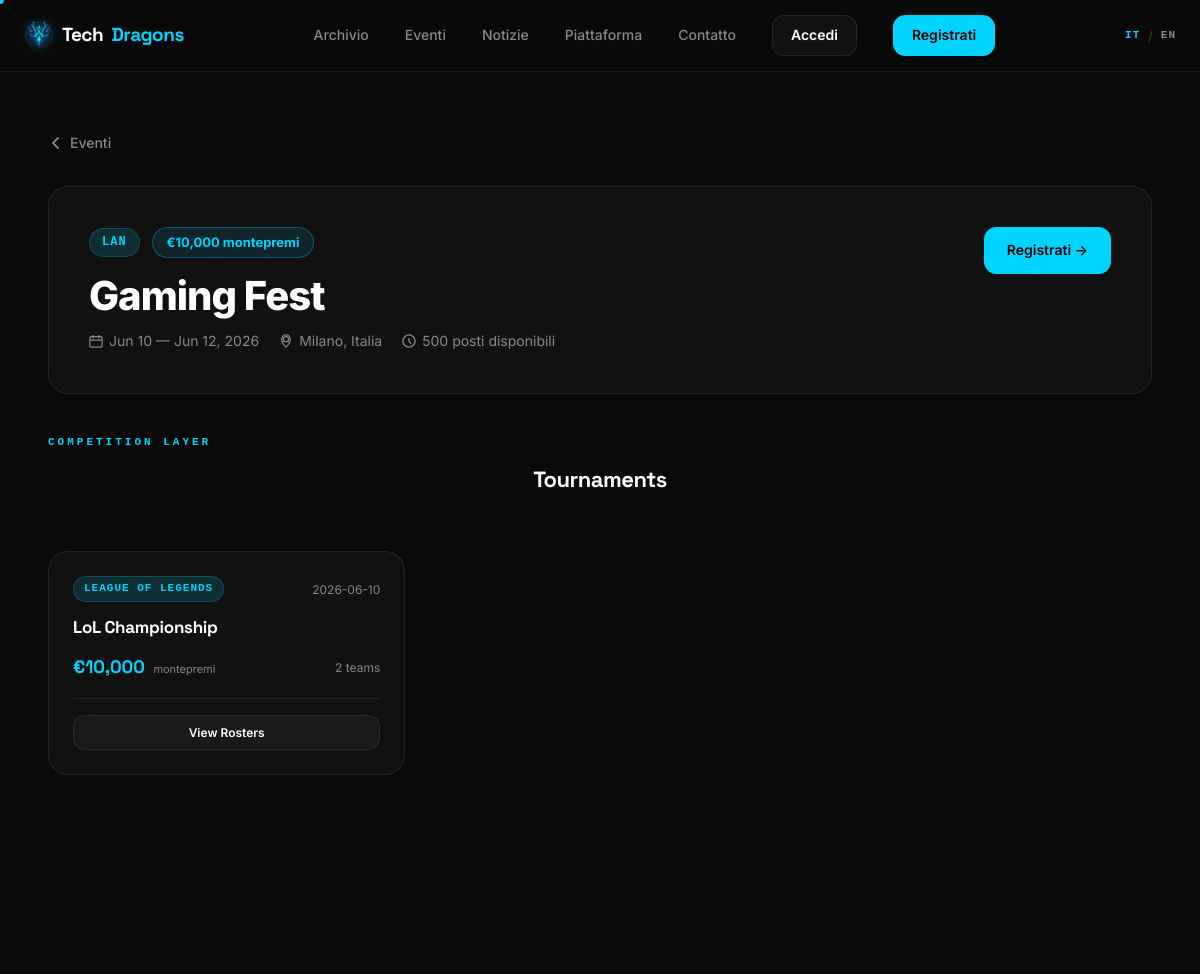
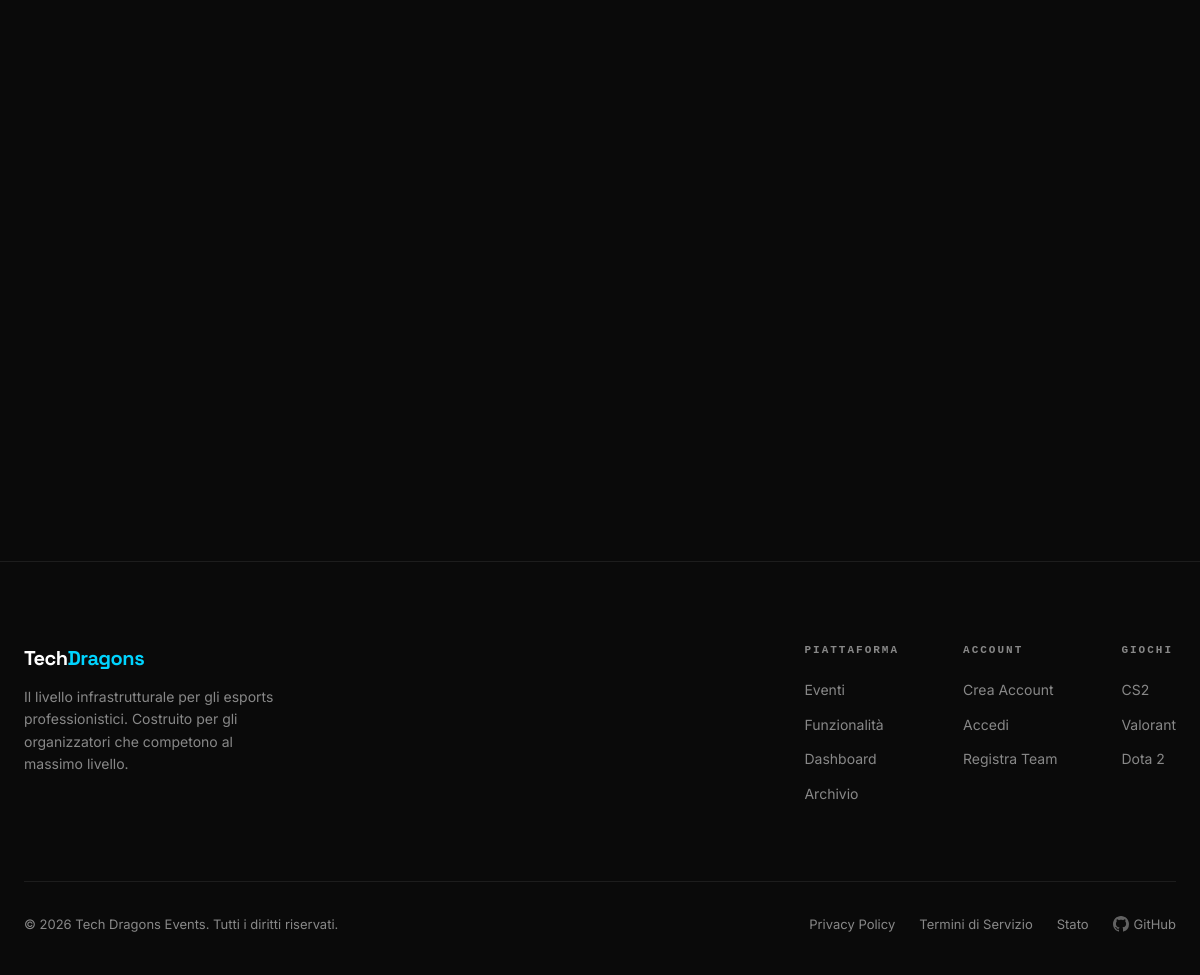
The app's page /event.php?id=1 with its own data (2 pictures, top to bottom).
### tables this page shows
CREATE TABLE evento (
    idEvento INT AUTO_INCREMENT PRIMARY KEY,
    nome VARCHAR(150) NOT NULL,                 
    nPosti INT NOT NULL,                        
    citta VARCHAR(100),                         
    paese VARCHAR(100),                         
    dataInizio DATE NOT NULL,                   
    dataFine DATE NOT NULL                      
);

CREATE TABLE tornei (
    idTorneo INT AUTO_INCREMENT PRIMARY KEY,
    nomeTorneo varchar(100),
    montePremi DECIMAL(10,2),                   
    giornoSvolgimento DATE NOT NULL,
    idEvento INT NOT NULL,                      
    idGioco INT NOT NULL,                       
    FOREIGN KEY (idGioco) REFERENCES giochi(idGioco),     
    FOREIGN KEY (idEvento) REFERENCES evento(idEvento)    
);

CREATE TABLE giochi (
    idGioco INT AUTO_INCREMENT PRIMARY KEY,
    nomeGioco VARCHAR(100) NOT NULL,            
    copyright VARCHAR(200)                      
);

### src/helpers.php (called while the page is built, shortened)
<?php
function loadTranslations(): array
{
    $lang = $_COOKIE['lang'] ?? 'it';
    $supported = ['it', 'en'];
    $file = __DIR__ . "/../lang/{$lang}.php";
    if (is_file($file)) {
        $result = include $file;
        return is_array($result) ? $result : [];
    }
    return [];
}
function t(string $key): string
{
    static $translations = null;
    if ($translations === null) {
        $translations = loadTranslations();
    }
    return $translations[$key] ?? $key;
}

### public/event.php (the view, shortened to what this page needs)
<?php
require_once __DIR__ . '/../config.php';
require_once __DIR__ . '/../src/helpers.php';
$id = isset($_GET['id']) ? (int)$_GET['id'] : 0;
$stm = $pdo->prepare(
    "SELECT e.*,
            (SELECT SUM(t.montePremi) FROM tornei t WHERE t.idEvento = e.idEvento) AS totalPrize
     FROM evento e
     WHERE e.idEvento = :id"
);
$stm->execute([':id' => $id]);
$event = $stm->fetch(PDO::FETCH_ASSOC);
$stm2 = $pdo->prepare(
    "SELECT t.idTorneo, t.nomeTorneo, t.montePremi, t.giornoSvolgimento,
            g.nomeGioco,
            (SELECT COUNT(*) FROM tornei_squadre ts WHERE ts.idTorneo = t.idTorneo) AS teamCount
     FROM tornei t
     LEFT JOIN giochi g ON g.idGioco = t.idGioco
     WHERE t.idEvento = :id
     ORDER BY t.giornoSvolgimento ASC"
);
$stm2->execute([':id' => $id]);
$tournaments = $stm2->fetchAll(PDO::FETCH_ASSOC);
$isLAN   = !empty(trim((string)($event['citta'] ?? '')));
$location = trim(implode(', ', array_filter([$event['citta'] ?? '', $event['paese'] ?? ''])));
$dateStart = $event['dataInizio'] ? date('M j', strtotime($event['dataInizio'])) : '';
$dateEnd   = $event['dataFine']   ? date('M j, Y', strtotime($event['dataFine'])) : '';
$totalPrize = $event['totalPrize'] ? '€' . number_format((float)$event['totalPrize'], 0, '.', ',') : null;
require_once __DIR__ . '/../templates/layout/header.php';
?>
<main class="page-main">
<div class="container">
    <a href="/#events" style="display:inline-flex;align-items:center;gap:6px;color:var(--text-secondary);font-size:14px;font-weight:500;text-decoration:none;margin-bottom:32px;">
        <svg width="16" height="16" viewBox="0 0 16 16" fill="none" stroke="currentColor" stroke-width="1.8" stroke-linecap="round"><path d="M10 3L5 8l5 5"/></svg>
        <?= t('nav_events') ?>
    </a>
    <div class="reveal" style="background:var(--bg-secondary);border:1px solid var(--border);border-radius:var(--radius-lg);padding:40px;margin-bottom:40px;">
        <div style="display:flex;align-items:flex-start;justify-content:space-between;flex-wrap:wrap;gap:24px;">
            <div>
                <div style="display:flex;align-items:center;gap:12px;margin-bottom:16px;flex-wrap:wrap;">
                    <span class="badge <?= $isLAN ? 'badge-blue' : 'badge-green' ?>" style="font-size:12px;padding:4px 12px;">
                        <?= $isLAN ? t('filter_lan') : t('filter_online') ?>
                    </span>
                    <?php if ($totalPrize): ?>
                    <span style="background:rgba(0,212,255,0.1);border:1px solid rgba(0,212,255,0.3);border-radius:20px;padding:4px 14px;font-size:13px;font-weight:700;color:var(--accent-blue);">
                        <?= $totalPrize ?> <?= t('event_prize_pool') ?>
                    </span>
                    <?php endif; ?>
                </div>
                <h1 style="font-size:clamp(24px,4vw,40px);font-weight:800;letter-spacing:-1px;margin-bottom:12px;line-height:1.1;">
                    <?= htmlspecialchars($event['nome'], ENT_QUOTES) ?>
                </h1>
                <div style="display:flex;flex-wrap:wrap;gap:20px;color:var(--text-secondary);font-size:14px;">
                    <?php if ($dateStart): ?>
                    <span style="display:flex;align-items:center;gap:6px;">
                        <svg width="14" height="14" viewBox="0 0 16 16" fill="none" stroke="currentColor" stroke-width="1.5"><rect x="1" y="3" width="14" height="12" rx="2"/><path d="M5 1v4M11 1v4M1 7h14"/></svg>
                        <?= $dateStart ?><?= $dateEnd ? ' — ' . $dateEnd : '' ?>
                    </span>
                    <?php endif; ?>
                    <?php if ($location): ?>
                    <span style="display:flex;align-items:center;gap:6px;">
                        <svg width="14" height="14" viewBox="0 0 16 16" fill="none" stroke="currentColor" stroke-width="1.5"><circle cx="8" cy="6" r="3"/><path d="M8 1C5.24 1 3 3.24 3 6c0 4 5 9 5 9s5-5 5-9c0-2.76-2.24-5-5-5z"/></svg>
                        <?= htmlspecialchars($location, ENT_QUOTES) ?>
                    </span>
                    <?php endif; ?>
                    <span style="display:flex;align-items:center;gap:6px;">
                        <svg width="14" height="14" viewBox="0 0 16 16" fill="none" stroke="currentColor" stroke-width="1.5"><path d="M8 1a7 7 0 1 1 0 14A7 7 0 0 1 8 1z"/><path d="M8 4.5v4l2.5 2.5"/></svg>
                        <?= (int)$event['nPosti'] ?> <?= t('event_slots') ?>
                    </span>
                </div>
            </div>
            <?php if (isset($_SESSION['email'])): ?>
            <div style="display:flex;gap:12px;flex-wrap:wrap;">
                <?php if (!empty($tournaments)): ?>
                <a href="/signTeam.php?id=<?= (int)$tournaments[0]['idTorneo'] ?>" class="btn-primary" style="white-space:nowrap;">
                    Register Team →
                </a>
                <?php endif; ?>
                <a href="/dashboard.php?id=<?= $id ?>" class="btn-secondary">
                    Management View
                </a>
            </div>
            <?php else: ?>
            <a href="/register.php" class="btn-primary" style="white-space:nowrap;">
                <?= t('nav_register') ?> →
            </a>
            <?php endif; ?>
        </div>
    </div>
    <?php if (!empty($tournaments)): ?>
    <div class="reveal" style="margin-bottom:48px;">
        <div style="margin-bottom:24px;">
            <span class="section-label">Competition Layer</span>
            <h2 style="font-size:22px;font-weight:700;letter-spacing:-0.5px;">Tournaments</h2>
        </div>
        <div style="display:grid;gap:16px;grid-template-columns:repeat(auto-fill,minmax(280px,1fr));">
            <?php foreach ($tournaments as $t): ?>
            <div style="background:var(--bg-secondary);border:1px solid var(--border);border-radius:var(--radius-lg);padding:24px;transition:border-color 0.2s;" onmouseover="this.style.borderColor='rgba(0,212,255,0.4)'" onmouseout="this.style.borderColor='var(--border)'">
                <div style="display:flex;align-items:center;justify-content:space-between;margin-bottom:12px;flex-wrap:wrap;gap:8px;">
                    <span class="badge badge-blue" style="font-size:11px;"><?= htmlspecialchars($t['nomeGioco'] ?? '—', ENT_QUOTES) ?></span>
                    <span style="font-size:12px;color:var(--text-secondary);"><?= htmlspecialchars($t['giornoSvolgimento'] ?? '', ENT_QUOTES) ?></span>
                </div>
                <h3 style="font-family:var(--font-display);font-size:17px;font-weight:700;margin-bottom:12px;letter-spacing:-0.3px;">
                    <?= htmlspecialchars($t['nomeTorneo'], ENT_QUOTES) ?>
                </h3>
                <div style="display:flex;align-items:center;justify-content:space-between;">
                    <div>
                        <?php if ($t['montePremi']): ?>
                        <span style="font-family:var(--font-display);font-weight:800;color:var(--accent-blue);font-size:18px;">€<?= number_format((float)$t['montePremi'], 0, '.', ',') ?></span>
                        <span style="font-size:11px;color:var(--text-secondary);margin-left:4px;"><?= t('event_prize_pool') ?></span>
                        <?php else: ?>
                        <span style="color:var(--text-secondary);font-size:13px;"><?= t('event_tba') ?></span>
                        <?php endif; ?>
                    </div>
                    <span style="font-size:12px;color:var(--text-secondary);">
                        <?= (int)$t['teamCount'] ?> team<?= $t['teamCount'] != 1 ? 's' : '' ?>
                    </span>
                </div>
                <div style="margin-top:16px;padding-top:16px;border-top:1px solid var(--border);display:flex;gap:8px;">
                    <a href="/viewTeam.php?id=<?= (int)$t['idTorneo'] ?>" class="btn-secondary" style="flex:1;text-align:center;padding:7px;font-size:12px;">
                        View Rosters
                    </a>
                </div>
            </div>
            <?php endforeach; ?>
        </div>
    </div>
    <?php endif; ?>
</div>
</main>
<?php require_once __DIR__ . '/../templates/layout/footer.php'; ?>

### public/assets/css/main.css (style rules this page uses)
:root { --bg-primary: #0a0a0a; --bg-secondary: #111111; --bg-card: rgba(255, 255, 255, 0.04); --accent-blue: #00d4ff; --accent-glow: rgba(0, 212, 255, 0.15); --accent-glow-strong: rgba(0, 212, 255, 0.30); --text-primary: #ffffff; --text-secondary: #888888; --border: rgba(255, 255, 255, 0.08); --border-bright: rgba(255, 255, 255, 0.18); --danger: #ff3b30; --success: #00e878; --bg: var(--bg-primary); --surface: var(--bg-secondary); --surface-accent: #1a1a1a; --primary: var(--accent-blue); --primary-muted: #0099bb; --accent: var(--accent-blue); --text: var(--text-primary); --text-muted: var(--text-secondary); --text-dim: #555555; --font-main: 'Inter', -apple-system, BlinkMacSystemFont, sans-serif; --font-display: 'Space Grotesk', sans-serif; --font-mono: 'SF Mono', 'Fira Code', 'Cascadia Code', monospace; --radius: 12px; --radius-sm: 6px; --radius-lg: 20px; --radius-pill: 999px; --max-width: 1280px; --ease-out: cubic-bezier(0.16, 1, 0.3, 1); --ease-in-out: cubic-bezier(0.4, 0, 0.2, 1); --transition: all 0.3s var(--ease-in-out); }
*, *::before, *::after { margin: 0; padding: 0; box-sizing: border-box; }
html { scroll-behavior: smooth; font-size: 16px; -webkit-text-size-adjust: 100%; }
body { background: var(--bg-primary); color: var(--text-primary); font-family: var(--font-main); line-height: 1.6; overflow-x: hidden; -webkit-font-smoothing: antialiased; -moz-osx-font-smoothing: grayscale; cursor: none; }
a { color: inherit; text-decoration: none; }
.container { max-width: var(--max-width); margin-inline: auto; padding-inline: 24px; }
.section-label { font-family: var(--font-mono); font-size: 11px; font-weight: 600; color: var(--accent-blue); text-transform: uppercase; letter-spacing: 3px; margin-bottom: 16px; display: block; }
.btn-primary, .btn-secondary, .btn-primary-outline, .btn-danger, .btn-ghost { display: inline-flex; align-items: center; justify-content: center; gap: 8px; padding: 11px 22px; border-radius: var(--radius); font-size: 14px; font-weight: 600; text-decoration: none; transition: var(--transition); border: 1px solid transparent; white-space: nowrap; position: relative; overflow: hidden; }
.btn-primary { background: var(--accent-blue); color: #000000; border-color: var(--accent-blue); box-shadow: 0 0 0 rgba(0, 212, 255, 0); }
.btn-primary::before { content: ''; position: absolute; inset: 0; background: rgba(255,255,255,0.15); opacity: 0; transition: opacity 0.2s; }
.btn-secondary { background: var(--bg-card); color: var(--text-primary); border-color: var(--border); backdrop-filter: blur(8px); }
h2 { font-family: var(--font-display); font-size: clamp(28px, 4vw, 48px); font-weight: 700; letter-spacing: -1.5px; line-height: 1.1; margin-bottom: 60px; text-align: center; }
.page-main { margin-top: 72px; padding: 60px 24px 120px; min-height: 100vh; }
.badge { display: inline-block; padding: 3px 10px; border-radius: var(--radius-pill); font-family: var(--font-mono); font-size: 10px; font-weight: 700; letter-spacing: 1px; text-transform: uppercase; }
.badge-blue { background: var(--accent-glow); color: var(--accent-blue); border: 1px solid rgba(0,212,255,0.2); }
.reveal { opacity: 0; transform: translateY(32px); transition: opacity 0.7s var(--ease-out), transform 0.7s var(--ease-out); }
.reveal.visible { opacity: 1; transform: translateY(0); }

### records on screen
evento: nome "Gaming Fest", dataInizio "Jun 10", dataFine "Jun 12, 2026", location "Milano, Italia", nPosti "500"
tornei: idGioco.nomeGioco "LEAGUE OF LEGENDS", giornoSvolgimento "2026-06-10", nomeTorneo "LoL Championship", montePremi "10,000", teamCount "2"

### other values on screen
t('nav_archive') "Archivio"
t('nav_events') "Eventi"
t('nav_news') "Notizie"
t('nav_platform') "Piattaforma"
t('nav_contact') "Contatto"
t('nav_signin') "Accedi"
t('nav_register') "Registrati"
t('filter_lan') "LAN"
$totalPrize "€10,000"
t('event_prize_pool') "montepremi"
t('event_slots') "posti disponibili"
t('footer_tagline') "Il livello infrastrutturale per gli esports professionistici. Costruito per gli organizzatori che competono al massimo livello."
t('footer_platform') "PIATTAFORMA"
t('footer_events') "Eventi"
t('footer_features') "Funzionalità"
